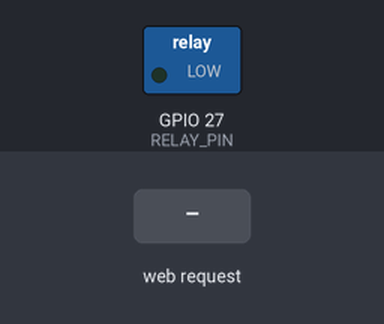
Simulated run of this sketch. Board: ESP32. Parts: switched loads named in the sketch (green lamp = pin HIGH). The test bench sets the inputs (shaded band). WiFi joins after 1.5 s; servers stay silent unless stated; what the sketch prints to the serial monitor is not drawn.

Above: at 2.7 s.
2.8 s: HTTP request GET /relay/on received
At 3.3 s:
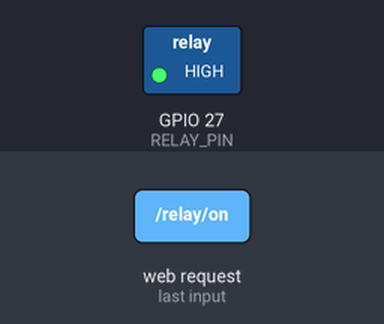
4.3 s: HTTP request GET /relay/off received
At 5.6 s:
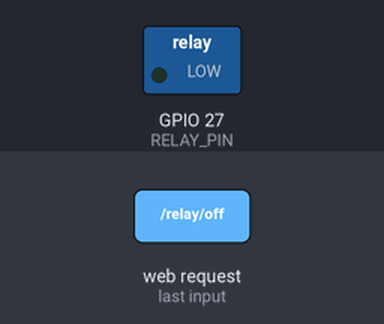
Timing chart, 0 to 7.3 s (numbered marks = the images above; inputs shaded):
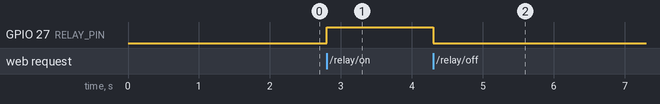

The sketch:

sketch_jul31b.ino
```cpp
#include <WiFi.h>
#include <WebServer.h>

// WiFi credentials
const char* ssid = "M14";           // <<== hotspot නම
const char* password = "12345678";   // <<== hotspot මුරපදය

#define RELAY_PIN 27

WebServer server(80);  // Web server on port 80

void setup() {
  Serial.begin(115200);
  pinMode(RELAY_PIN, OUTPUT);
  digitalWrite(RELAY_PIN, LOW); // Start with Relay OFF

  WiFi.begin(ssid, password);
  Serial.print("Connecting to WiFi");
  while (WiFi.status() != WL_CONNECTED) {
    delay(500);
    Serial.print(".");
  }

  Serial.println("\nConnected! IP Address:");
  Serial.println(WiFi.localIP());

  // Define relay control endpoints
  server.on("/relay/on", []() {
    digitalWrite(RELAY_PIN, HIGH);
    server.send(200, "text/plain", "Relay turned ON");
    Serial.println("Relay turned ON");
  });

  server.on("/relay/off", []() {
    digitalWrite(RELAY_PIN, LOW);
    server.send(200, "text/plain", "Relay turned OFF");
    Serial.println("Relay turned OFF");
  });

  server.begin();
  Serial.println("Web server started");
}

void loop() {
  server.handleClient();
}
```

Measured:
- after the input at 2.8 s, GPIO 27 (RELAY_PIN): LOW → HIGH at once
- after the input at 4.3 s, GPIO 27 (RELAY_PIN): HIGH → LOW at once
